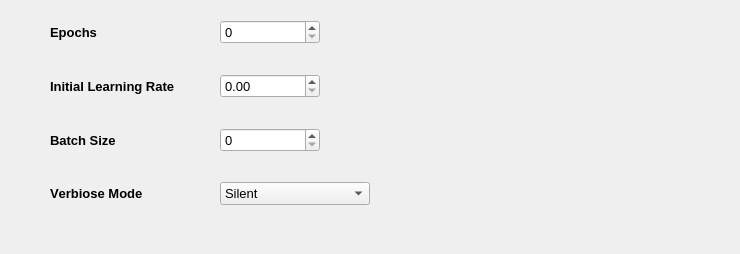
        <widget class="QWidget" name="general_tab">
         <property name="sizePolicy">
          <sizepolicy hsizetype="Expanding" vsizetype="Preferred">
           <horstretch>0</horstretch>
           <verstretch>0</verstretch>
          </sizepolicy>
         </property>
         <property name="font">
          <font>
           <family>Segoe UI</family>
           <italic>false</italic>
           <bold>false</bold>
           <kerning>false</kerning>
          </font>
         </property>
         <attribute name="title">
          <string>General</string>
         </attribute>
         <widget class="QWidget" name="formLayoutWidget_3">
          <property name="geometry">
           <rect>
            <x>40</x>
            <y>10</y>
            <width>691</width>
            <height>235</height>
           </rect>
          </property>
          <layout class="QFormLayout" name="general_form">
           <property name="horizontalSpacing">
            <number>20</number>
           </property>
           <property name="verticalSpacing">
            <number>30</number>
           </property>
           <property name="leftMargin">
            <number>10</number>
           </property>
           <property name="topMargin">
            <number>10</number>
           </property>
           <property name="rightMargin">
            <number>10</number>
           </property>
           <property name="bottomMargin">
            <number>10</number>
           </property>
           <item row="0" column="0">
            <widget class="QLabel" name="epochs_label">
             <property name="font">
              <font>
               <pointsize>10</pointsize>
               <italic>false</italic>
               <bold>true</bold>
              </font>
             </property>
             <property name="text">
              <string>Epochs</string>
             </property>
            </widget>
           </item>
           <item row="3" column="0">
            <widget class="QLabel" name="verbiose_label">
             <property name="font">
              <font>
               <pointsize>10</pointsize>
               <italic>false</italic>
               <bold>true</bold>
              </font>
             </property>
             <property name="text">
              <string>Verbiose Mode</string>
             </property>
            </widget>
           </item>
           <item row="2" column="1">
            <widget class="QSpinBox" name="batch_size_box">
             <property name="sizePolicy">
              <sizepolicy hsizetype="Fixed" vsizetype="Fixed">
               <horstretch>0</horstretch>
               <verstretch>0</verstretch>
              </sizepolicy>
             </property>
             <property name="minimumSize">
              <size>
               <width>100</width>
               <height>0</height>
              </size>
             </property>
             <property name="font">
              <font>
               <family>Segoe UI</family>
               <pointsize>10</pointsize>
               <italic>false</italic>
               <bold>false</bold>
              </font>
             </property>
            </widget>
           </item>
           <item row="0" column="1">
            <widget class="QSpinBox" name="epochs_box">
             <property name="sizePolicy">
              <sizepolicy hsizetype="Maximum" vsizetype="Fixed">
               <horstretch>0</horstretch>
               <verstretch>0</verstretch>
              </sizepolicy>
             </property>
             <property name="minimumSize">
              <size>
               <width>100</width>
               <height>0</height>
              </size>
             </property>
             <property name="font">
              <font>
               <family>Segoe UI</family>
               <pointsize>10</pointsize>
               <italic>false</italic>
               <bold>false</bold>
              </font>
             </property>
            </widget>
           </item>
           <item row="1" column="1">
            <widget class="QDoubleSpinBox" name="lrate_box">
             <property name="sizePolicy">
              <sizepolicy hsizetype="Fixed" vsizetype="Fixed">
               <horstretch>0</horstretch>
               <verstretch>0</verstretch>
              </sizepolicy>
             </property>
             <property name="minimumSize">
              <size>
               <width>100</width>
               <height>0</height>
              </size>
             </property>
             <property name="font">
              <font>
               <family>Segoe UI</family>
               <pointsize>10</pointsize>
               <italic>false</italic>
               <bold>false</bold>
              </font>
             </property>
            </widget>
           </item>
           <item row="1" column="0">
            <widget class="QLabel" name="lrate_label">
             <property name="font">
              <font>
               <pointsize>10</pointsize>
               <italic>false</italic>
               <bold>true</bold>
              </font>
             </property>
             <property name="text">
              <string>Initial Learning Rate       </string>
             </property>
            </widget>
           </item>
           <item row="2" column="0">
            <widget class="QLabel" name="batch_size_label">
             <property name="font">
              <font>
               <pointsize>10</pointsize>
               <italic>false</italic>
               <bold>true</bold>
              </font>
             </property>
             <property name="text">
              <string>Batch Size</string>
             </property>
            </widget>
           </item>
           <item row="3" column="1">
            <widget class="QComboBox" name="verbiose_box">
             <property name="sizePolicy">
              <sizepolicy hsizetype="Maximum" vsizetype="Fixed">
               <horstretch>0</horstretch>
               <verstretch>0</verstretch>
              </sizepolicy>
             </property>
             <property name="minimumSize">
              <size>
               <width>150</width>
               <height>0</height>
              </size>
             </property>
             <property name="font">
              <font>
               <family>Segoe UI</family>
               <pointsize>10</pointsize>
               <italic>false</italic>
               <bold>false</bold>
              </font>
             </property>
             <item>
              <property name="text">
               <string>Silent </string>
              </property>
             </item>
             <item>
              <property name="text">
               <string>Progress Bar </string>
              </property>
             </item>
             <item>
              <property name="text">
               <string>One Line Per Epoch</string>
              </property>
             </item>
            </widget>
           </item>
          </layout>
         </widget>
        </widget>
